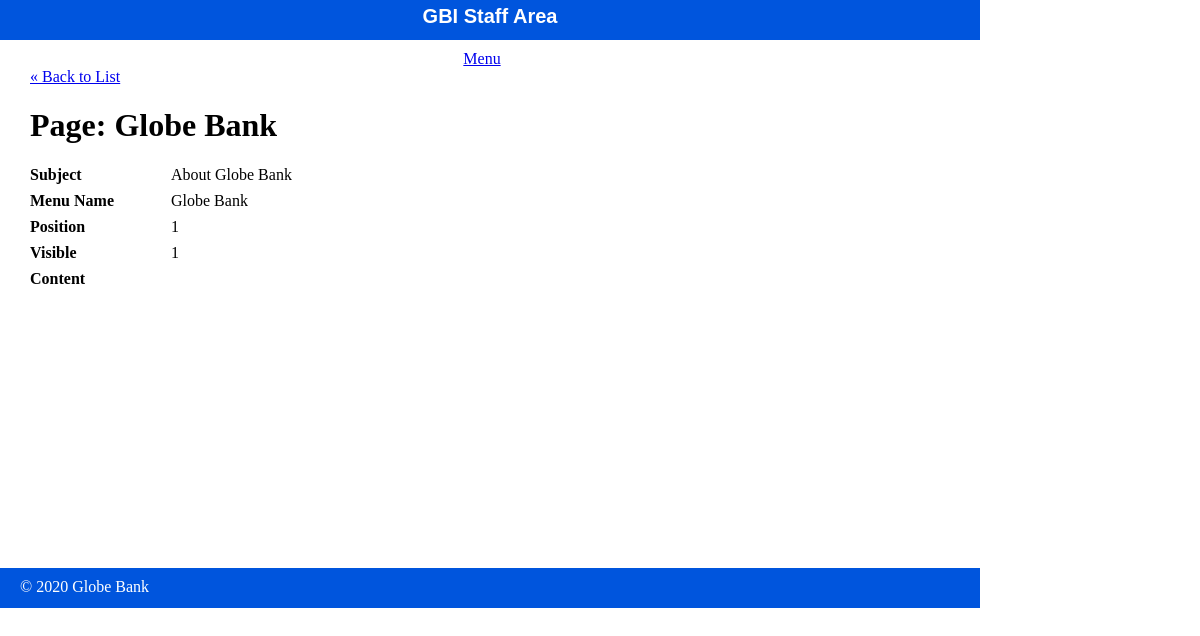
The app's page /staff/pages/show.php with its own data.
### tables this page shows
CREATE TABLE `pages` (
  `id` int(11) NOT NULL AUTO_INCREMENT,
  `subject_id` int(11) DEFAULT NULL,
  `menu_name` varchar(255) DEFAULT NULL,
  `position` int(3) DEFAULT NULL,
  `visible` tinyint(1) DEFAULT NULL,
  `content` text,
  PRIMARY KEY (`id`),
  KEY `fk_subject_id` (`subject_id`)
);

CREATE TABLE `subjects` (
  `id` int(11) NOT NULL AUTO_INCREMENT,
  `menu_name` varchar(255) DEFAULT NULL,
  `position` int(3) DEFAULT NULL,
  `visible` tinyint(1) DEFAULT NULL,
  PRIMARY KEY (`id`)
);

### private/functions.php (called while the page is built, shortened)
<?php
function urlFor($scriptPath): string
{
    if ($scriptPath[0] != '/') {
        $scriptPath = '/' . $scriptPath;
    }
    return WWW_ROOT . $scriptPath;
}
function h($string = ""): string
{
    return htmlspecialchars($string);
}

### private/database.php (called while the page is built, shortened)
<?php
function db_escape($connection, $string) {
    return mysqli_real_escape_string($connection, $string);
}

### private/query_functions.php (called while the page is built, shortened)
<?php
function find_subject_by_id($id): ?array
{
    global $db;
    $sql = "select * from subjects ";
    $sql .= "where id = '" . db_escape($db, $id) . "'";
    $result = mysqli_query($db, $sql);
    $subject = mysqli_fetch_assoc($result);
    return $subject;
}
function find_page_by_id($id): ?array
{
    global $db;
    $sql = "select * from pages "
        . "where id = '" . db_escape($db, $id) . "'";
    $result = mysqli_query($db, $sql);
    $page = mysqli_fetch_assoc($result);
    return $page;
}

### public/staff/pages/show.php (the view, shortened to what this page needs)
<?php
$id = $_GET['id'] ?? '1';
$page = find_page_by_id($id);
?>
<?php include(SHARED_PATH . '/staffHeader.php'); ?>
<div id="content">
    <a href="<?php echo urlFor('/staff/pages/index.php'); ?>" class="backLink">&laquo; Back to List</a>
    <div class="page show">
        <h1>Page: <?php echo h($page['menu_name']); ?></h1>
        <div class="attributes">
            <?php $subject = find_subject_by_id($page['subject_id']); ?>
            <dl>
                <dt>Subject</dt>
                <dd><?php echo h($subject['menu_name']); ?></dd>
            </dl>
            <dl>
                <dt>Menu Name</dt>
                <dd><?php echo h($page['menu_name']); ?></dd>
            </dl>
            <dl>
                <dt>Position</dt>
                <dd><?php echo h($page['position']); ?></dd>
            </dl>
            <dl>
                <dt>Visible</dt>
                <dd><?php echo h($page['visible']); ?></dd>
            </dl>
            <dl>
                <dt>Content</dt>
            </dl>
        </div>
    </div>
</div>
<?php include(SHARED_PATH . '/staffFooter.php'); ?>

### public/stylesheets/staff.css (style rules this page uses)
html { height: 100%; width: 100%; }
body { height: 980px; width: 100%; margin: 0; padding: 0; }
#content { width: 920px; min-height: 500px; padding: 0 30px; }
dl { clear: both; overflow: hidden; margin: 0.5em 0; }
dt { float: left; font-weight: bold; width: 125px; }
dd { float: left; margin-left: 1em; }

### records on screen
pages: menu_name "Globe Bank", position "1", visible "1"
subjects: menu_name "About Globe Bank"
